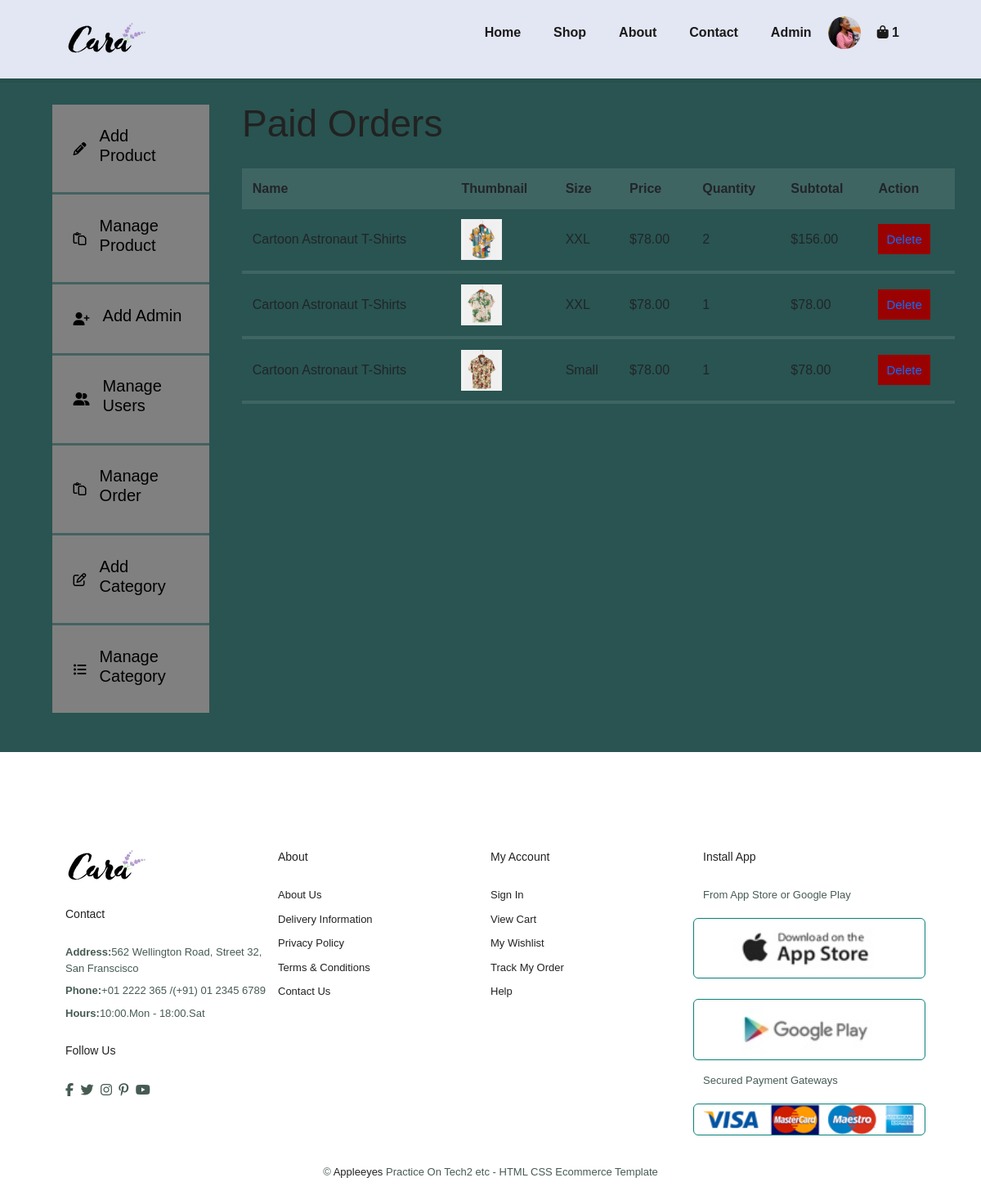
Screenshot of /admin/paidOrders (signed in) with the database file from the repository.
### tables this page shows
CREATE TABLE `orders` (
  `order_id` int(11) NOT NULL,
  `size` varchar(50) NOT NULL,
  `quantity` tinyint(4) NOT NULL,
  `subtotal` decimal(10,2) NOT NULL,
  `product_id` int(11) NOT NULL,
  `user_id` int(11) NOT NULL,
  `is_paid` tinyint(1) UNSIGNED NOT NULL DEFAULT 0 COMMENT '0 = not paid, 1 = paid'
);

CREATE TABLE `products` (
  `product_id` int(11) NOT NULL,
  `name` varchar(30) NOT NULL,
  `thumbnail` varchar(30) NOT NULL,
  `description` text NOT NULL,
  `price` decimal(10,2) NOT NULL,
  `category_id` tinyint(4) NOT NULL,
  `is_featured` tinyint(1) UNSIGNED NOT NULL DEFAULT 1 COMMENT '0 = yes, 1 = no',
  `is_new` tinyint(1) UNSIGNED NOT NULL DEFAULT 1 COMMENT '0 = yes, 1 = no'
);

### config/auth.php (called while the page is built)
<?php
function authorizeAdmin()
{
    return isset($_SESSION['user_role']) && $_SESSION['user_role'];
}
?>

### src/Controllers/AdminController.php (called while the page is built, shortened)
<?php
class AdminController
{
    public function showPaidOrders()
    {
        $admin = new Admin();
        $paidOrders = $admin->getOrders();
        require_once __DIR__ . '/../Views/Users/admin/paidOrders.php';
    }
}

### src/App/Router.php (called while the page is built, shortened)
<?php
class Router
{
    private array $handlers;
    private function addHandler(string $method, string $path, $handler): void
    {
        $this->handlers[$method . $path] = [
            'path' => $path,
            'method' => $method,
            'handler' => $handler,
        ];
    }
    public function run()
    {
        $requestUri = parse_url($_SERVER['REQUEST_URI']);
        $requestPath = $requestUri['path'];
        $method = $_SERVER['REQUEST_METHOD'];
        $callback = null;
        foreach ($this->handlers as $handler){
            if ($handler['path'] === $requestPath && $method === $handler['method']){
                $callback = $handler['handler'];
            }
        }
        if(is_string($callback)){
            $parts = explode('::', $callback);
            if (is_array($parts)){
                $className = array_shift(array:$parts);
                $handler = new $className;
                $method = array_shift(array: $parts);
                $callback = [$handler, $method];
            }
        }
        call_user_func_array($callback, [
            array_merge($_GET, $_POST)
        ]);
    }
}

### index.php (called while the page is built, shortened)
<?php
require_once __DIR__ . "/config/database.php";
$router = new Router();
$router->get(path: BASE_URL, handler:MainController::class . '::execute');
$router->get(path: BASE_URL . 'about', handler: MainController::class . '::showAboutPage');
$router->get(path: BASE_URL . 'contact', handler: MainController::class . '::showContactPage');
$router->get(path: BASE_URL . 'product', handler: ProductController::class . '::execute');
$router->get(path: BASE_URL . 'product/add', handler: ProductController::class . '::showAddProductForm');
$router->post(path: BASE_URL . 'product/add', handler: ProductController::class . '::addProduct');
$router->get(path: BASE_URL . 'product/update', handler: ProductController::class . '::showUpdateProductForm');
$router->post(path: BASE_URL . 'product/update', handler: ProductController::class . '::UpdateProduct');
$router->get(path: BASE_URL . 'product/details', handler: ProductController::class . '::showProductDetails');
$router->post(path: BASE_URL . 'product/review', handler: ProductController::class . '::addReview');
$router->get(path: BASE_URL . 'product/all-reviews', handler: ProductController::class . '::showReviewPage');
$router->get(path: BASE_URL . 'product/search', handler: ProductController::class. '::userSearch');
$router->get(path: BASE_URL . 'product/category', handler: ProductController::class . '::showCategoryProduct');
$router->get(path: BASE_URL . 'register', handler: UserController::class . '::showUserRegisterForm');
$router->post(path: BASE_URL . 'register/add', handler: UserController::class . '::registerUser');
$router->get(path: BASE_URL . 'login', handler: UserController::class . '::showUserLoginForm');
$router->get(path: BASE_URL . 'logout', handler: UserController::class . '::logoutUser');
$router->post(path: BASE_URL . 'login/add', handler: UserController::class . '::loginUser');
$router->get(path: BASE_URL . 'cart', handler: CartController::class . '::execute');
$router->post(path: BASE_URL . 'cart/add', handler: CartController::class . '::addProductToCart');
$router->get(path: BASE_URL . 'cart/remove', handler: CartController::class . '::removeCartItem');
$router->get(path: BASE_URL . 'cart/checkout', handler: CartController::class . '::showCheckoutpage');
$router->post(path: BASE_URL . 'cart/process-checkout', handler: CartController::class . '::processCheckout');
$router->get(path: BASE_URL . 'cart/success', handler: OrderController::class . '::showSuccessPage');
$router->get(path: BASE_URL . 'cart/confirm-page', handler: OrderController::class . '::showConfirmPage');
$router->post(path: BASE_URL . 'cart/confirm-paid', handler: OrderController::class . '::confirmPaid');
$router->get(path: BASE_URL . 'admin', handler: AdminController::class . '::execute');
$router->get(path: BASE_URL . 'admin/add', handler: AdminController::class . '::showAddAdminForm');
$router->post(path: BASE_URL . 'admin/addAdmin', handler: AdminController::class . '::addAdmin');
$router->get(path: BASE_URL . 'admin/paidOrders', handler: AdminController::class . '::showPaidOrders');
$router->get(path: BASE_URL . 'admin/remove', handler: AdminController::class . '::removeUsers');
$router->get(path: BASE_URL . 'admin/categories', handler: AdminController::class . '::showCategories');
$router->get(path: BASE_URL . 'admin/category-form', handler: AdminController::class . '::showCategoryForm');
$router->post(path: BASE_URL . 'admin/categories/add', handler: AdminController::class . '::addCategories');
$router->get(path: BASE_URL . 'admin/categories/update', handler: AdminController::class . '::showUpdateCategoryForm');
$router->post(path: BASE_URL . 'admin/categories/update', handler: AdminController::class . '::updateCategories');
$router->get(path: BASE_URL . 'admin/categories/remove', handler: AdminController::class . '::removeCategories');
$router->get(path: BASE_URL . 'admin/products', handler: AdminController::class . '::showProductTable');
$router->get(path: BASE_URL . 'admin/products/remove', handler: AdminController::class . '::removeProducts');
$router->get(path: BASE_URL . 'admin/products/search', handler: AdminController::class . '::adminSearch');
$router->addNotFoundHandler(function () {
    require_once __DIR__ . '/src/Views/templates/404.php';
});
$router->run();
?>

### src/Models/Database.php (called while the page is built, shortened)
<?php
class Database
{
    protected $pdo;
    public function __construct()
    {
        $configPath = __DIR__ . '/../../config/database.php';
        try{
            $config = require $configPath;
            $dsn = "mysql:host={$config['host']};dbname={$config['dbname']}";
            $this->pdo = new \PDO($dsn, $config['username'], $config['password']);
            $this->pdo->setAttribute(\PDO::ATTR_ERRMODE, \PDO::ERRMODE_EXCEPTION);
        } catch (\PDOException $e) {
            die('<p class="error">Connection failed: ' . $e->getMessage() . '</p>');
            return null;
        }
    }
    public function fetchAll($query, $params = []): array
    {
        try {
            $stmt = $this->pdo->prepare($query);
            $stmt->execute($params);
            return $stmt->fetchAll(\PDO::FETCH_OBJ);
        } catch (\PDOException $e) {
            die('<p class="error">Query failed: ' . $e->getMessage() . '</p>');
            return null;
        }
    }
}
?>

### config/database.php (called while the page is built)
<?php
return [
    'host' => 'localhost',
    'dbname' => 'online_shop',
    'username' => 'applw',
    'password' => 'apple@22',
];
?>

### src/Models/Admin.php (called while the page is built, shortened)
<?php
class Admin
{
    protected $db;
    public function __construct()
    {
        $this->db = new Database();
    }
    public function getOrders()
    {
        $query = "SELECT orders.order_id, products.thumbnail, products.name, orders.size, products.price, orders.quantity, orders.subtotal
                  FROM orders
                  JOIN products ON orders.product_id = products.product_id
                  WHERE orders.is_paid = 1";
        return $this->db->fetchAll($query);
    }
}

### src/Views/Users/admin/paidOrders.php (the view, shortened to what this page needs)
<?php
require_once __DIR__ . '/../../templates/header.php';
require_once __DIR__ . '/../../templates/navigation.php';
require_once __DIR__ . '/../../../../config/auth.php';
if (!authorizeAdmin()) {
    echo '<div class="alert alert-danger">You are not authorized to access this page.</div>';
} else {
?>
    <section id="dashboard" class="padding-all">
        <div class="dashboard-container">
            <?php require_once __DIR__ . '/../../templates/aside.php'; ?>
            <main>
                <h2>Paid Orders</h2>
                <table>
                    <thead>
                        <tr>
                            <th>Name</th>
                            <th>Thumbnail</th>
                            <th>Size</th>
                            <th>Price</th>
                            <th>Quantity</th>
                            <th>Subtotal</th>
                            <th>Action</th>
                        </tr>
                    </thead>
                    <tbody>
                        <?php foreach ($paidOrders as $orders) : ?>
                            <tr>
                                <td><?= $orders->name ?></td>
                                <td><img src="<?= BASE_URL . 'public/db-img/' . basename($orders->thumbnail) ?>" alt="<?= $orders->name ?>"></td>
                                <td><?= $orders->size ?></td>
                                <td>$<?= $orders->price ?></td>
                                <td><?= $orders->quantity ?></td>
                                <td>$<?= $orders->subtotal ?></td>
                                <td><a href="<?= BASE_URL ?>admin/delete-user.php?Id=<?= $user['Id'] ?>" class="btnn danger">Delete</a></td>
                            </tr>
                        <?php endforeach; ?>
                    </tbody>
                </table>
            </main>
        </div>
    </section>
<?php
    require_once __DIR__ . '/../../templates/footer.php';
}
?>

### public/css/style.css (style rules this page uses)
* { margin: 0; padding: 0; box-sizing: border-box; font-family: "Spartan", sans-serif; }
h2 { font-size: 46px; line-height: 54px; color: #222; }
body { width: 100%; }
#dashboard { background-color: #03413c; }
#dashboard .dashboard-container { display: grid; grid-template-columns: 14rem auto; gap: 1rem; background-color: rgb(128, 128, 128, 0.3); padding: 2rem; margin-bottom: 5rem; }
#dashboard main { margin-left: 1.5rem; }
#dashboard main img { width: 50px; }
#dashboard main h2 { margin: 0 0 2rem 0; line-height: 1; }
#dashboard main table { width: 100%; text-align: left; }
#dashboard main table th { background-color: rgba(255, 255, 255, 0.1); padding: 0.8rem; font-weight: 800; }
#dashboard main table td { padding: 0.8rem; border-bottom: 4px solid rgba(255, 255, 255, 0.1); }
td .btnn { text-decoration: none; padding: 10px; font-size: 15px; background-color: #041e42; }
td .btnn.danger { background-color: rgb(154, 2, 2); }

### rows the page displays
orders: product.name "Cartoon Astronaut T-Shirts", product.thumbnail (picture), size "XXL", product.price "78.00", quantity "2", subtotal "156.00"
orders: product.name "Cartoon Astronaut T-Shirts", product.thumbnail (picture), size "XXL", product.price "78.00", quantity "1", subtotal "78.00"
orders: product.name "Cartoon Astronaut T-Shirts", product.thumbnail (picture), size "Small", product.price "78.00", quantity "1", subtotal "78.00"

### other values shown
$cartCount "1"
